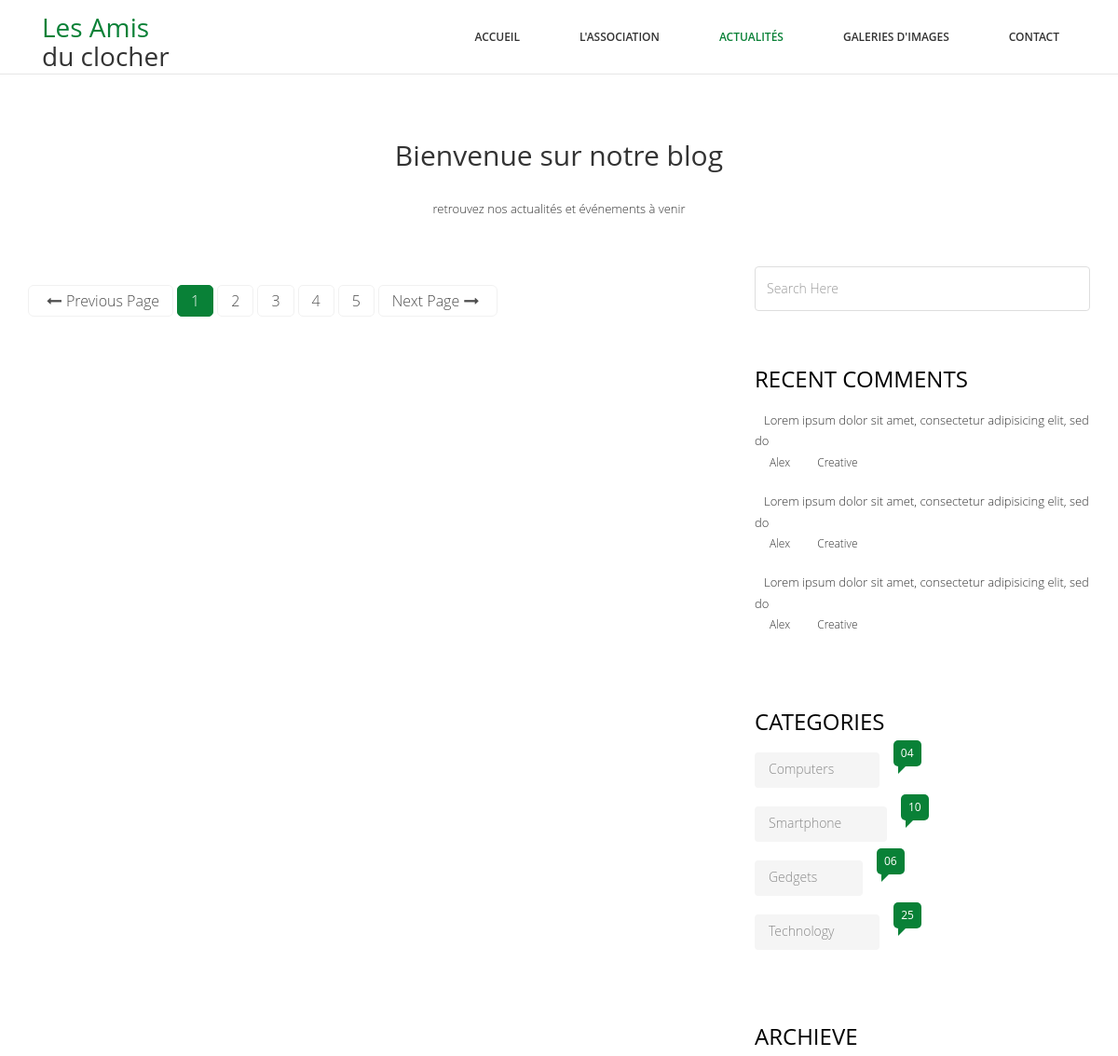
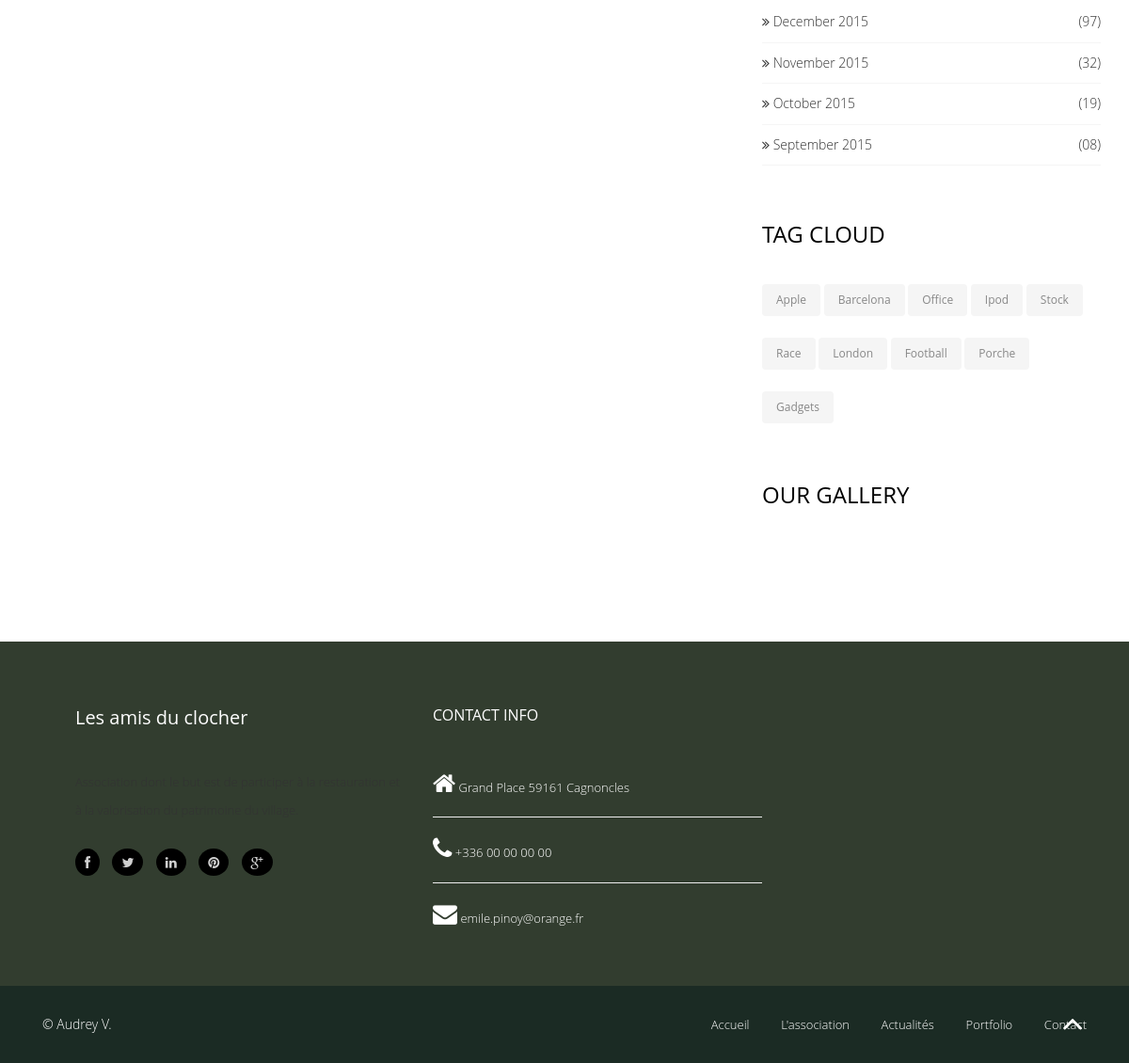
/index.php?page=actus, run on an earlier commit of the app's database (2 pictures, top to bottom).
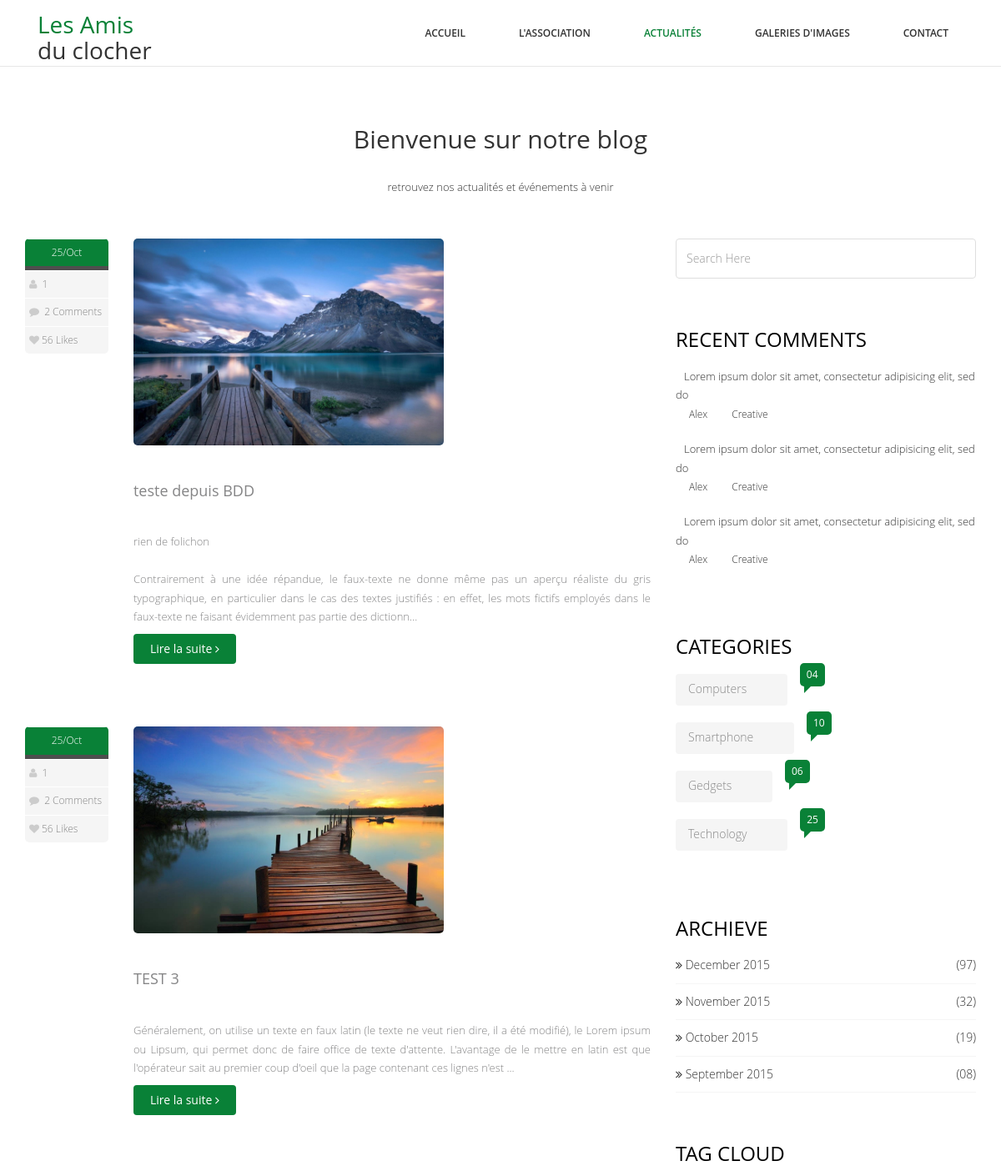
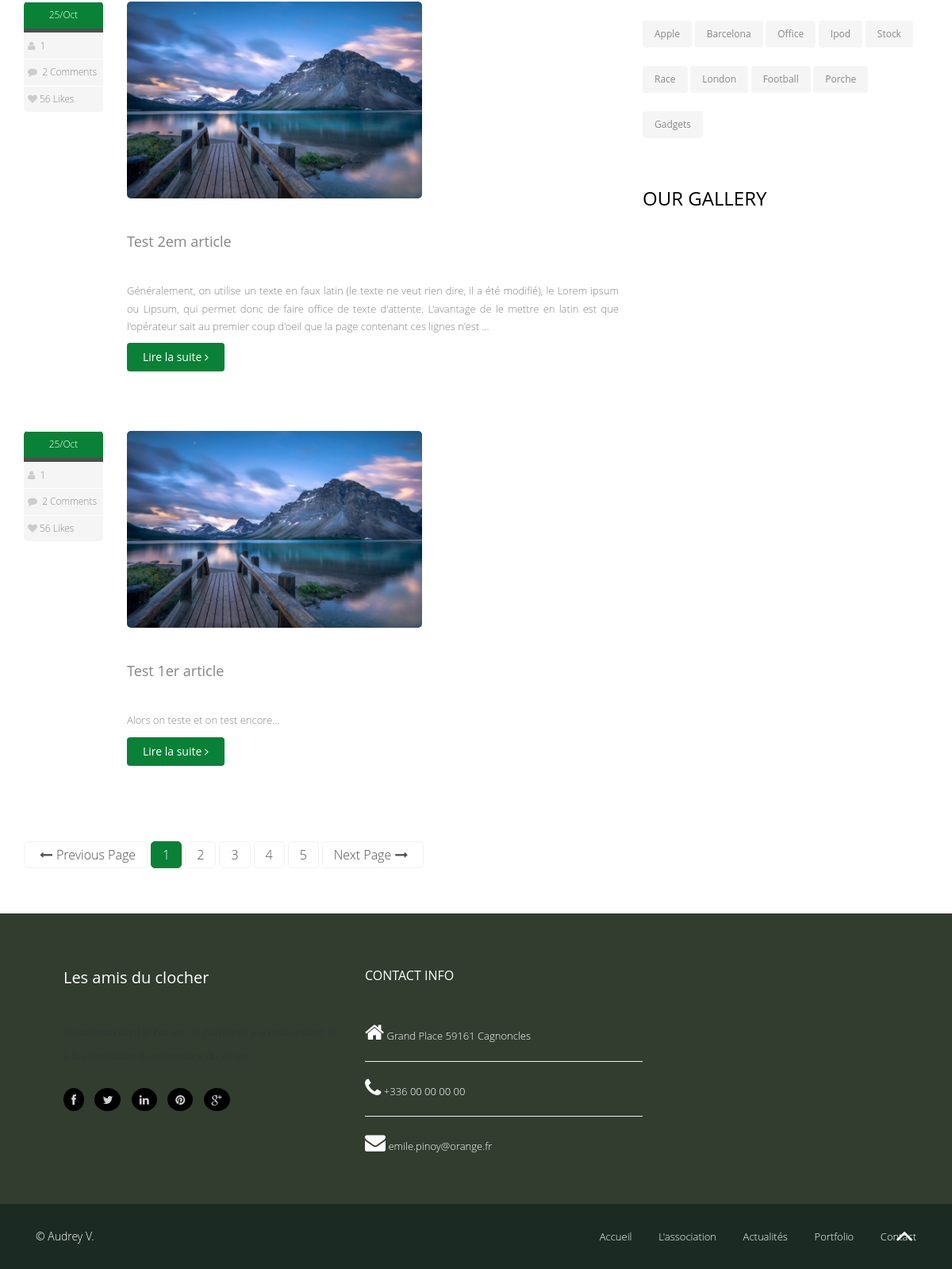
And on a later commit of the database (2 pictures, top to bottom).
### tables this page shows
CREATE TABLE `articles` (
  `idarticle` int(11) NOT NULL,
  `titre` varchar(100) DEFAULT NULL,
  `contenu` text,
  `image` varchar(100) NOT NULL DEFAULT 'imgpardefaut.jpg',
  `dateparution` datetime NOT NULL DEFAULT CURRENT_TIMESTAMP,
  `date_modification` datetime DEFAULT CURRENT_TIMESTAMP ON UPDATE CURRENT_TIMESTAMP,
  `idusers` int(11) DEFAULT NULL,
  `publier` tinyint(4) NOT NULL
);

### index.php (called while the page is built, shortened)
<?php
$pages = scandir('pages/');
if (isset($_GET['page']) && !empty($_GET['page'])) {
    if (in_array($_GET['page'].'.php', $pages)) {
        $page = $_GET['page'];
     } else {
        $page = "error";
     }
} else {
    $page = "home";
}
 include 'pages/'.$page.'.php';
?>

### functions/actus-func.php (called while the page is built)
<?php
function affiche(){
    global $db;
    $req= $db->query ("SELECT * FROM articles WHERE publier='1' ORDER BY dateparution DESC ");
    $resultat= [];
    while($row = $req->fetchObject()){
        $resultat[]= $row;
    }
    return $resultat;
}

### pages/actus.php (the view, shortened to what this page needs)
<?php
include 'pages/header.php';
?>
 <section id="blog" class="container">
    <div class="text-center">
        <div class="wow bounceInDown" data-wow-offset="0" data-wow-delay="0.3s">
            <h2>Bienvenue sur notre blog</h2>
        </div>
        <div class="wow bounceInDown" data-wow-offset="0" data-wow-delay="0.6s">
            <p>retrouvez nos actualités et événements à venir</p>
        </div>
    </div>
    <div class="blog">
      <div class="row">
        <div class="col-md-8">
        <?php
        $article= affiche();
        foreach($article as $article){
            ?>
            <div class="blog-item">
            <div class="row">
              <div class="col-sm-2 text-center">
                <div class="entry-meta">
                  <span id="publish_date"><?= date("j/M")?></span>
                  <span><i class="fa fa-user"></i> <a href="#"><?= $article->idusers?></a></span>
                  <span><i class="fa fa-comment"></i> <a href="#">2 Comments</a></span>
                  <span><i class="fa fa-heart"></i><a href="#">56 Likes</a></span>
                </div>
              </div>
              <div class="col-sm-10 blog-content">
                <a href=""><img class="img-responsive img-blog" src="./images/img_blog/<?= $article->image?>" width="60%" alt="<?= $article->titre?>" /></a>
                <h4><?= $article->titre?></h4>
                <p style="text-align: justify;"><?= substr(nl2br($article->contenu),0,300)."..."?></p>
                <a class="btn btn-primary readmore" href="index.php?page=article&id=<?=$article->idarticle?>">Lire la suite <i class="fa fa-angle-right"></i></a>
              </div>
            </div>
          </div>
            <?php
        }
        ?>
         <ul class="pagination pagination-lg">
            <li><a href="#"><i class="fa fa-long-arrow-left"></i>Previous Page</a></li>
            <li class="active"><a href="#">1</a></li>
            <li><a href="#">2</a></li>
            <li><a href="#">3</a></li>
            <li><a href="#">4</a></li>
            <li><a href="#">5</a></li>
            <li><a href="#">Next Page<i class="fa fa-long-arrow-right"></i></a></li>
          </ul>
          </div>
          <aside class="col-md-4">
            <div class="widget search">
                <form role="form">
                <input type="text" class="form-control search_box" autocomplete="off" placeholder="Search Here">
                </form>
            </div>
            <div class="widget categories">
            <h3>Recent Comments</h3>
            <div class="row">
              <div class="col-sm-12">
                <div class="single_comments">
                  <p>Lorem ipsum dolor sit amet, consectetur adipisicing elit, sed do </p>
                  <div class="entry-meta small muted">
                    <span>By <a href="#">Alex</a></span <span>On <a href="#">Creative</a></span>
                  </div>
                </div>
                <div class="single_comments">
                  <p>Lorem ipsum dolor sit amet, consectetur adipisicing elit, sed do </p>
                  <div class="entry-meta small muted">
                    <span>By <a href="#">Alex</a></span <span>On <a href="#">Creative</a></span>
                  </div>
                </div>
                <div class="single_comments">
                  <p>Lorem ipsum dolor sit amet, consectetur adipisicing elit, sed do </p>
                  <div class="entry-meta small muted">
                    <span>By <a href="#">Alex</a></span <span>On <a href="#">Creative</a></span>
                  </div>
                </div>
              </div>
            </div>
          </div>
          <div class="widget categories">
            <h3>Categories</h3>
            <div class="row">
              <div class="col-sm-6">
                <ul class="blog_category">
                  <li><a href="#">Computers <span class="badge">04</span></a></li>
                  <li><a href="#">Smartphone <span class="badge">10</span></a></li>
                  <li><a href="#">Gedgets <span class="badge">06</span></a></li>
                  <li><a href="#">Technology <span class="badge">25</span></a></li>
                </ul>
              </div>
            </div>
          </div>
          <div class="widget archieve">
            <h3>Archieve</h3>
            <div class="row">
              <div class="col-sm-12">
                <ul class="blog_archieve">
                  <li><a href="#"><i class="fa fa-angle-double-right"></i> December 2015 <span class="pull-right">(97)</span></a></li>
                  <li><a href="#"><i class="fa fa-angle-double-right"></i> November 2015 <span class="pull-right">(32)</a></li>
                  <li><a href="#"><i class="fa fa-angle-double-right"></i> October 2015 <span class="pull-right">(19)</a></li>
                  <li><a href="#"><i class="fa fa-angle-double-right"></i> September 2015 <span class="pull-right">(08)</a></li>
                </ul>
              </div>
            </div>
          </div>
          <div class="widget tags">
            <h3>Tag Cloud</h3>
            <ul class="tag-cloud">
              <li><a class="btn btn-xs btn-primary" href="#">Apple</a></li>
              <li><a class="btn btn-xs btn-primary" href="#">Barcelona</a></li>
              <li><a class="btn btn-xs btn-primary" href="#">Office</a></li>
              <li><a class="btn btn-xs btn-primary" href="#">Ipod</a></li>
              <li><a class="btn btn-xs btn-primary" href="#">Stock</a></li>
              <li><a class="btn btn-xs btn-primary" href="#">Race</a></li>
              <li><a class="btn btn-xs btn-primary" href="#">London</a></li>
              <li><a class="btn btn-xs btn-primary" href="#">Football</a></li>
              <li><a class="btn btn-xs btn-primary" href="#">Porche</a></li>
              <li><a class="btn btn-xs btn-primary" href="#">Gadgets</a></li>
            </ul>
          </div>
          <div class="widget blog_gallery">
            <h3>Our Gallery</h3>
            <ul class="sidebar-gallery">
            </ul>
          </div>
        </aside>
      </div>
    </div>
</section>
<?php
include 'pages/footer.php';
?>

### pages/header.php (shortened to what this page needs)
<!DOCTYPE html>
<html lang="fr">
<head>
  <link href="css/bootstrap.min.css" rel="stylesheet">
  <link rel="stylesheet" href="css/font-awesome.min.css">
  <link rel="stylesheet" href="css/jquery.bxslider.css">
  <link rel="stylesheet" type="text/css" href="css/isotope.css" media="screen" />
  <link rel="stylesheet" href="css/animate.css">
  <link href="css/stylesheet.css" rel="stylesheet">
</head>
<body>
  <header>
    <nav class="navbar navbar-default navbar-static-top" role="navigation">
      <div class="navigation">
        <div class="container">
          <div class="navbar-header">
            <div class="navbar-brand">
              <a href="index.php?page=home">
                <h1><span>Les Amis</span> du clocher </h1>
              </a>
            </div>
          </div>
          <div class="navbar-collapse collapse">
            <div class="menu">
              <ul class="nav nav-tabs" role="tablist">
                <li role="presentation"><a href="index.php?page=home" class="<?php if($page =='home'){echo 'active';}?>">Accueil</a></li>
                <li role="presentation"><a href="index.php?page=association" class="<?php if($page =='asso'){echo 'active';}?>">L'association</a>
                <li role="presentation"><a href="index.php?page=actus" class="<?php if($page =='actus'){echo 'active';}?>">Actualités</a></li>
                <li role="presentation"><a href="index.php?page=galerie" class="<?php if($page =='galerie'){echo 'active';}?>">Galeries d'images</a></li>
                <li role="presentation"><a href="index.php?page=contact" class="<?php if($page =='contact'){echo 'active';}?>">Contact</a></li>
              </ul>
            </div>
          </div>
        </div>
      </div>
    </nav>
  </header>

### pages/footer.php (shortened to what this page needs)
<footer>
    <div class="footer">
      <div class="container">
        <div class="col-md-4 wow fadeInUp" data-wow-offset="0" data-wow-delay="0.2s">
          <h2>Les amis du clocher</h2>
          <p>Association dont le but est de participer à la restauration et à la valorisation du patrimoine du village.
          </p>
          <ul class="social-network">
            <li><a href="#" data-placement="top" title="Facebook"><i class="fa fa-facebook fa-1x"></i></a></li>
            <li><a href="#" data-placement="top" title="Twitter"><i class="fa fa-twitter fa-1x"></i></a></li>
            <li><a href="#" data-placement="top" title="Linkedin"><i class="fa fa-linkedin fa-1x"></i></a></li>
            <li><a href="#" data-placement="top" title="Pinterest"><i class="fa fa-pinterest fa-1x"></i></a></li>
            <li><a href="#" data-placement="top" title="Google plus"><i class="fa fa-google-plus fa-1x"></i></a></li>
          </ul>
        </div>
        <div class="col-md-4 wow fadeInUp" data-wow-offset="0" data-wow-delay="0.6s">
          <h3>CONTACT INFO</h3>
          <ul>
            <li><i class="fa fa-home fa-2x"></i> Grand Place 59161 Cagnoncles</li>
            <hr>
            <li><i class="fa fa-phone fa-2x"></i> +336 00 00 00 00</li>
            <hr>
            <li><i class="fa fa-envelope fa-2x"></i> emile.pinoy@orange.fr</li>
          </ul>
        </div>
        <div class="row">
          <div class="col-md-6">
          </div>
        </div>
      </div>
    </div>
    <div class="sub-footer">
      <div class="container">
        <div class="row">
          <div class="col-md-6">
            &copy; Audrey V.
          </div>
          <div class="col-md-6">
            <ul class="pull-right">
              <li><a href="#">Accueil</a></li>
              <li><a href="#">L'association</a></li>
              <li><a href="#">Actualités</a></li>
              <li><a href="#">Portfolio</a></li>
              <li><a href="#">Contact</a></li>
            </ul>
          </div>
          <div class="pull-right">
            <a href="#home" class="scrollup"><i class="fa fa-angle-up fa-3x"></i></a>
          </div>
        </div>
      </div>
  </footer>
 </body>
</html>

What changed in the data, as far as the page shows it:
added articles: idusers "1", image (picture), titre "teste depuis BDD", contenu "rien de folichon Contrairement à une idée répandue, le faux-texte ne donne même pas un aperçu réaliste du gris typographique, en particulier dans le cas des textes justifiés : en effet, les mots fictifs employés dans le faux-texte ne faisant évidemment pas partie des dictionn"
added articles: idusers "1", image (picture), titre "TEST 3", contenu "Généralement, on utilise un texte en faux latin (le texte ne veut rien dire, il a été modifié), le Lorem ipsum ou Lipsum, qui permet donc de faire office de texte d'attente. L'avantage de le mettre en latin est que l'opérateur sait au premier coup d'oeil que la page contenant ces lignes n'est"
added articles: idusers "1", image (picture), titre "Test 2em article", contenu "Généralement, on utilise un texte en faux latin (le texte ne veut rien dire, il a été modifié), le Lorem ipsum ou Lipsum, qui permet donc de faire office de texte d'attente. L'avantage de le mettre en latin est que l'opérateur sait au premier coup d'oeil que la page contenant ces lignes n'est"
added articles: idusers "1", image (picture), titre "Test 1er article", contenu "Alors on teste et on test encore"
